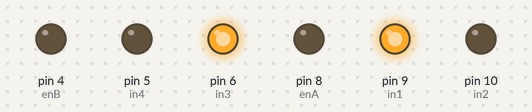
The sketch below on a simulated Arduino Uno, built with avr-gcc and run on an emulated ATmega328P. Shown: output pins drawn as LEDs (lit = HIGH).

Above: at 1.0 s.
At 4.0 s:
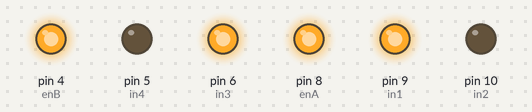
Timing chart, 0 to 6.9 s (numbered marks = the images above):
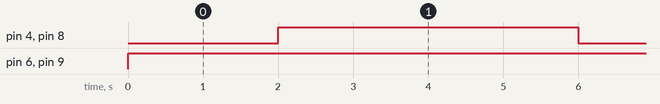

The sketch:

ControlVelocidadPWM.ino
```cpp
const int enA = 8;
const int enB = 4;
const int in1 = 9;
const int in2 = 10;
const int in3 = 6;
const int in4 = 5;

void setup() {
  pinMode(enA, OUTPUT);
  pinMode(enB, OUTPUT);
  pinMode(in1, OUTPUT);
  pinMode(in2, OUTPUT);
  pinMode(in3, OUTPUT);
  pinMode(in4, OUTPUT);
}

void loop() {
  digitalWrite(in1, HIGH); digitalWrite(in2, LOW);
  digitalWrite(in3, HIGH); digitalWrite(in4, LOW);

  analogWrite(enA, 100);  // velocidad baja
  analogWrite(enB, 100);
  delay(2000);

  analogWrite(enA, 200);  // velocidad media
  analogWrite(enB, 200);
  delay(2000);

  analogWrite(enA, 255);  // velocidad alta
  analogWrite(enB, 255);
  delay(2000);
}
```

Measured:
- by itself, pin 4 (enB), pin 8 (enA): alternates HIGH for 4.0 s and LOW for 2.0 s
- by itself, pin 6 (in3), pin 9 (in1): LOW → HIGH at 0.00 s
